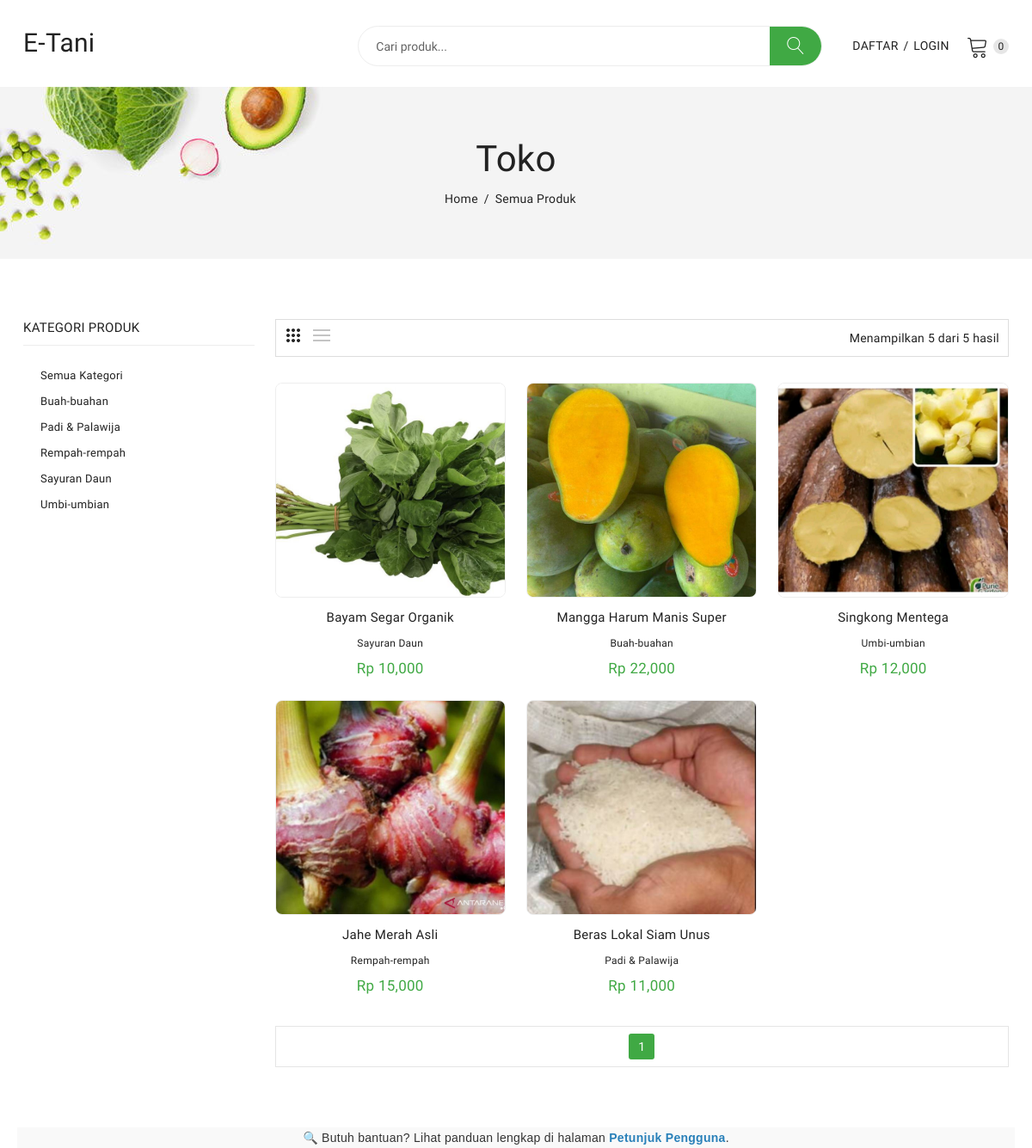
Before: / with the older database file.
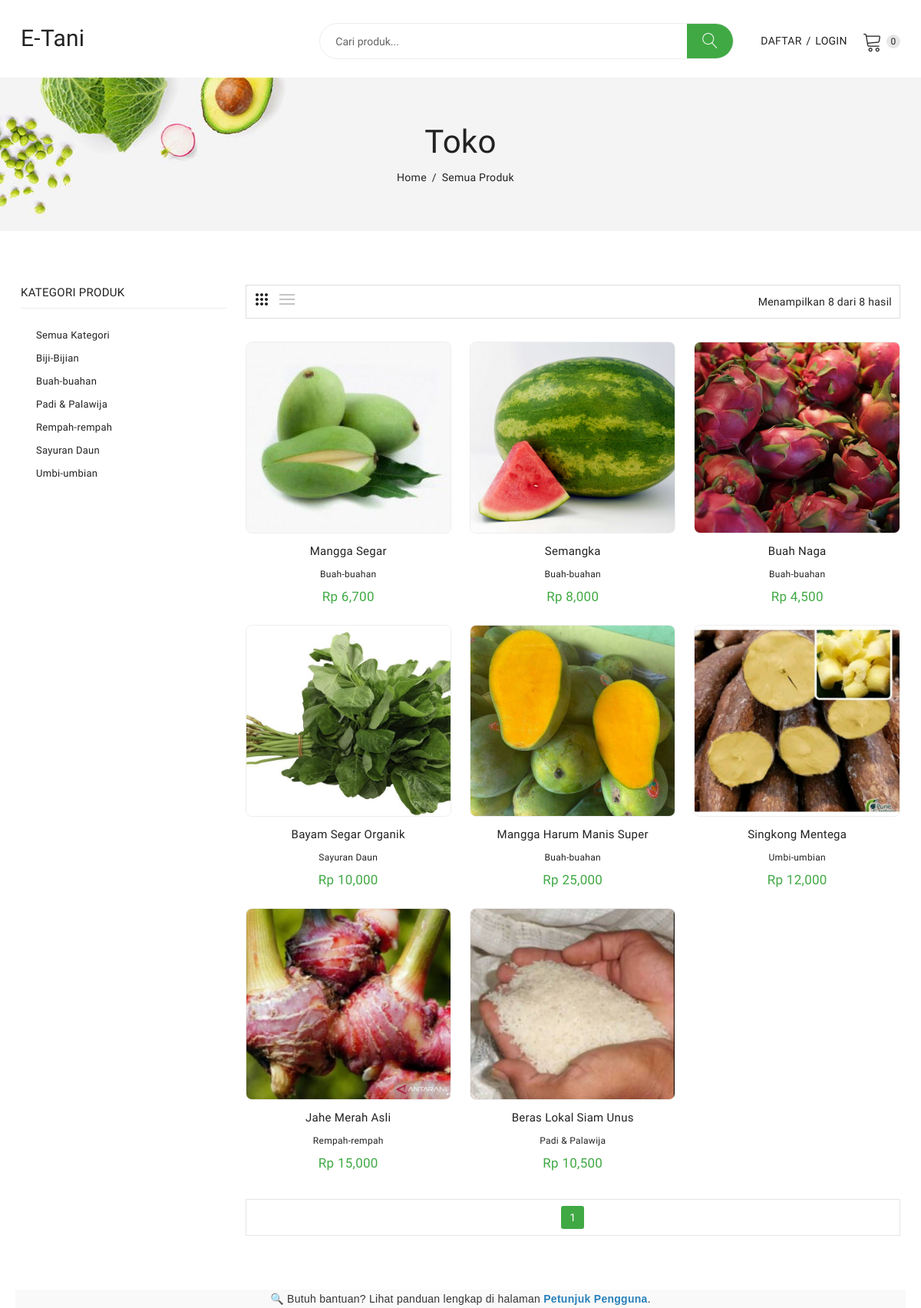
After: the same page with the newer database file.
### tables this page shows
CREATE TABLE `kategori_produk` (
  `id_kategori` int(11) NOT NULL,
  `nama_kategori` varchar(100) NOT NULL
);

CREATE TABLE `produk` (
  `id_produk` int(11) NOT NULL,
  `id_petani` int(11) NOT NULL,
  `id_kategori` int(11) NOT NULL,
  `nama_produk` varchar(255) NOT NULL,
  `deskripsi` text NOT NULL,
  `harga` decimal(10,0) NOT NULL,
  `satuan` varchar(20) NOT NULL COMMENT 'Contoh: kg, ikat, buah',
  `stok` int(11) NOT NULL,
  `foto_produk` varchar(255) NOT NULL,
  `status_produk` enum('Tersedia','Habis') NOT NULL DEFAULT 'Tersedia',
  `tgl_upload` timestamp NULL DEFAULT current_timestamp(),
  `minimum_pembelian` int(11) DEFAULT 1
);

### index.php (the view, shortened to what this page needs)
<?php
include 'header.php';
$halaman_aktif = isset($_GET['halaman']) ? (int)$_GET['halaman'] : 1;
$limit = 9;
$offset = ($halaman_aktif - 1) * $limit;
$where_clause = "WHERE produk.status_produk = 'Tersedia'";
$kategori_aktif = '';
$kategori_param = '';
$search_param = '';
$sort_option = isset($_GET['sort']) ? $_GET['sort'] : 'newness';
$sort_param = '&sort=' . $sort_option;
$order_by_clause = "ORDER BY ";
switch ($sort_option) {
    default:
        $order_by_clause .= "produk.tgl_upload DESC";
        break;
}
$query_total = "SELECT COUNT(*) AS total FROM produk $where_clause";
$result_total = $con->query($query_total);
$total_produk = $result_total->fetch_assoc()['total'];
$jumlah_halaman = ceil($total_produk / $limit);
$query_produk = "SELECT produk.*, kategori_produk.nama_kategori FROM produk JOIN kategori_produk ON produk.id_kategori = kategori_produk.id_kategori $where_clause $order_by_clause LIMIT $limit OFFSET $offset";
$ambil_produk = $con->query($query_produk);
?>
<div class="breadcrumbs_area">
    <div class="container">
        <div class="row">
            <div class="col-12">
                <div class="breadcrumb_content">
                    <h3>Toko</h3>
                    <ul>
                        <li><a href="index.php">home</a></li>
                        <li>
                            <?php
                            if (!empty($kategori_aktif)) {
                                echo $kategori_aktif;
                            } elseif (isset($_GET['q'])) {
                                echo 'Hasil Pencarian: "' . htmlspecialchars($_GET['q']) . '"';
                            } else {
                                echo "Semua Produk";
                            }
                            ?>
                        </li>
                    </ul>
                </div>
            </div>
        </div>
    </div>
</div>
<div class="shop_area shop_reverse mt-70 mb-70">
    <div class="container">
        <div class="row">
            <div class="col-lg-3 col-md-12">
                <aside class="sidebar_widget">
                    <div class="widget_inner">
                        <div class="widget_list widget_categories">
                            <h3>Kategori Produk</h3>
                            <ul>
                                <li><a href="index.php">Semua Kategori</a></li>
                                <?php
                                $ambil_kategori_sidebar = $con->query("SELECT * FROM kategori_produk ORDER BY nama_kategori ASC");
                                while ($kat = $ambil_kategori_sidebar->fetch_assoc()) {
                                ?>
                                    <li><a href="index.php?kategori=<?= $kat['id_kategori']; ?>"><?= $kat['nama_kategori']; ?></a></li>
                                <?php } ?>
                            </ul>
                        </div>
                    </div>
                </aside>
            </div>
            <div class="col-lg-9 col-md-12">
                <div class="shop_toolbar_wrapper">
                    <div class="shop_toolbar_btn">
                        <button data-role="grid_3" type="button" class="active btn-grid-3" data-toggle="tooltip" title="3"></button>
                        <button data-role="grid_list" type="button" class="btn-list" data-toggle="tooltip" title="List"></button>
                    </div>
                    <div class="page_amount">
                        <p>Menampilkan <?= $ambil_produk->num_rows ?> dari <?= $total_produk ?> hasil</p>
                    </div>
                </div>
                <div class="row shop_wrapper">
                    <?php
                    if ($ambil_produk->num_rows > 0) {
                        while ($produk = $ambil_produk->fetch_assoc()) {
                    ?>
                            <div class="col-lg-4 col-md-4 col-sm-6 col-12 ">
                                <div class="single_product">
                                    <div class="product_thumb">
                                        <a class="primary_img" href="detail_produk.php?id=<?= $produk['id_produk']; ?>">
                                            <img class="gambar-produk-seragam" src="admin/images/produk/<?= $produk['foto_produk']; ?>" alt="Foto Produk <?= $produk['nama_produk']; ?>">
                                        </a>
                                    </div>
                                    <div class="product_content grid_content">
                                        <h4 class="product_name"><a href="detail_produk.php?id=<?= $produk['id_produk']; ?>"><?= htmlspecialchars($produk['nama_produk']); ?></a></h4>
                                        <p><a href="index.php?kategori=<?= $produk['id_kategori']; ?>"><?= $produk['nama_kategori']; ?></a></p>
                                        <div class="price_box">
                                            <span class="current_price">Rp <?= number_format($produk['harga']); ?></span>
                                        </div>
                                    </div>
                                </div>
                            </div>
                    <?php
                        }
                    } else {
                        echo "<div class='col-12'><div class='alert alert-warning text-center'>Produk tidak ditemukan.</div></div>";
                    }
                    ?>
                </div>
                <div class="shop_toolbar t_bottom">
                    <div class="pagination">
                        <ul>
                            <?php for ($i = 1; $i <= $jumlah_halaman; $i++) : ?>
                                <li class="<?= ($i == $halaman_aktif) ? 'current' : '' ?>">
                                    <a href="index.php?halaman=<?= $i; ?><?= $kategori_param ?><?= $sort_param ?><?= $search_param ?>"><?= $i; ?></a>
                                </li>
                            <?php endfor; ?>
                        </ul>
                    </div>
                </div>
            </div>
        </div>
    </div>
</div>
<div class="tutorial">
    <p>🔍 Butuh bantuan? Lihat panduan lengkap di halaman
        <a href="tutorial.php" class="tutorial-link">Petunjuk Pengguna</a>.
    </p>
</div>
<?php
include 'footer.php';
?>

### header.php (shortened to what this page needs)
<!doctype html>
<html class="no-js" lang="en">
<head>
    <link rel="stylesheet" href="assets/css/bootstrap.min.css">
    <link rel="stylesheet" href="assets/css/owl.carousel.min.css">
    <link rel="stylesheet" href="assets/css/slick.css">
    <link rel="stylesheet" href="assets/css/magnific-popup.css">
    <link rel="stylesheet" href="assets/css/font.awesome.css">
    <link rel="stylesheet" href="assets/css/ionicons.min.css">
    <link rel="stylesheet" href="assets/css/linearicons.css">
    <link rel="stylesheet" href="assets/css/animate.css">
    <link rel="stylesheet" href="assets/css/jquery-ui.min.css">
    <link rel="stylesheet" href="assets/css/slinky.menu.css">
    <link rel="stylesheet" href="assets/css/plugins.css">
    <link rel="stylesheet" href="assets/css/style.css">
    <link rel="stylesheet" href="https://unpkg.com/leaflet@1.9.4/dist/leaflet.css" />
</head>
<body>
   <header>
        <div class="main_header">
            <div class="header_middle">
                <div class="container">
                    <div class="row align-items-center">
                        <div class="col-lg-2 col-md-3 col-sm-3 col-3">
                            <div class="logo">
                                <a href="index.php"><h3>E-Tani</h3></a>
                            </div>
                        </div>
                        <div class="col-lg-10 col-md-6 col-sm-7 col-8">
                            <div class="header_right_info">
                                <div class="search_container mobail_s_none">
                                   <form action="index.php" method="get">
                                        <div class="search_box">
                                            <input name="q" placeholder="Cari produk..." type="text" value="<?= htmlspecialchars($_GET['q'] ?? '') ?>">
                                             <button type="submit"><span class="lnr lnr-magnifier"></span></button>
                                        </div>
                                    </form>
                                </div>
                                <div class="header_account_area">
                                    <div class="header_account_list register">
                                        <?php if (isset($_SESSION['pembeli_id'])) : ?>
                                            <ul>
                                                <li style="font-size: 10px;">
                                                    <a href="akun.php">
                                                        <i class="fa fa-user"></i>
                                                        Selamat, <?= htmlspecialchars($_SESSION['pembeli_nama']); ?>
                                                    </a>
                                                </li>
                                                <li><span>/</span></li>
                                                <li><a href="logout.php">Logout</a></li>
                                            </ul>
                                        <?php else : ?>
                                            <ul>
                                                <li><a href="register.php">Daftar</a></li>
                                                <li><span>/</span></li>
                                                <li><a href="login.php">Login</a></li>
                                            </ul>
                                        <?php endif; ?>
                                    </div>
                                    <div class="header_account_list  mini_cart_wrapper">
                                        <a href="keranjang.php"><span class="lnr lnr-cart"></span><span class="item_count">0</span></a>
                                    </div>
                                </div>
                            </div>
                        </div>
                    </div>
                </div>
            </div>
        </div>
    </header>

### footer.php (shortened to what this page needs)
</body>
</html>

### header.php (style rules this page uses)
.gambar-produk-seragam { width: 100%; height: 250px; object-fit: cover; border: 1px solid #eee; border-radius: 8px; }

Changed rows visible on the page:
added kategori_produk: nama_kategori "Biji-Bijian"
added produk: foto_produk (picture), nama_produk "Mangga Segar", id_kategori.nama_kategori "Buah-buahan", harga "6,700"
added produk: foto_produk (picture), nama_produk "Semangka", id_kategori.nama_kategori "Buah-buahan", harga "8,000"
added produk: foto_produk (picture), nama_produk "Buah Naga", id_kategori.nama_kategori "Buah-buahan", harga "4,500"
changed produk "Mangga Harum Manis Super": harga "22,000" → "25,000"
changed produk "Beras Lokal Siam Unus": harga "11,000" → "10,500"
Other visible differences:
$ambil_produk->num_rows: "5" → "8"
$total_produk: "5" → "8"
